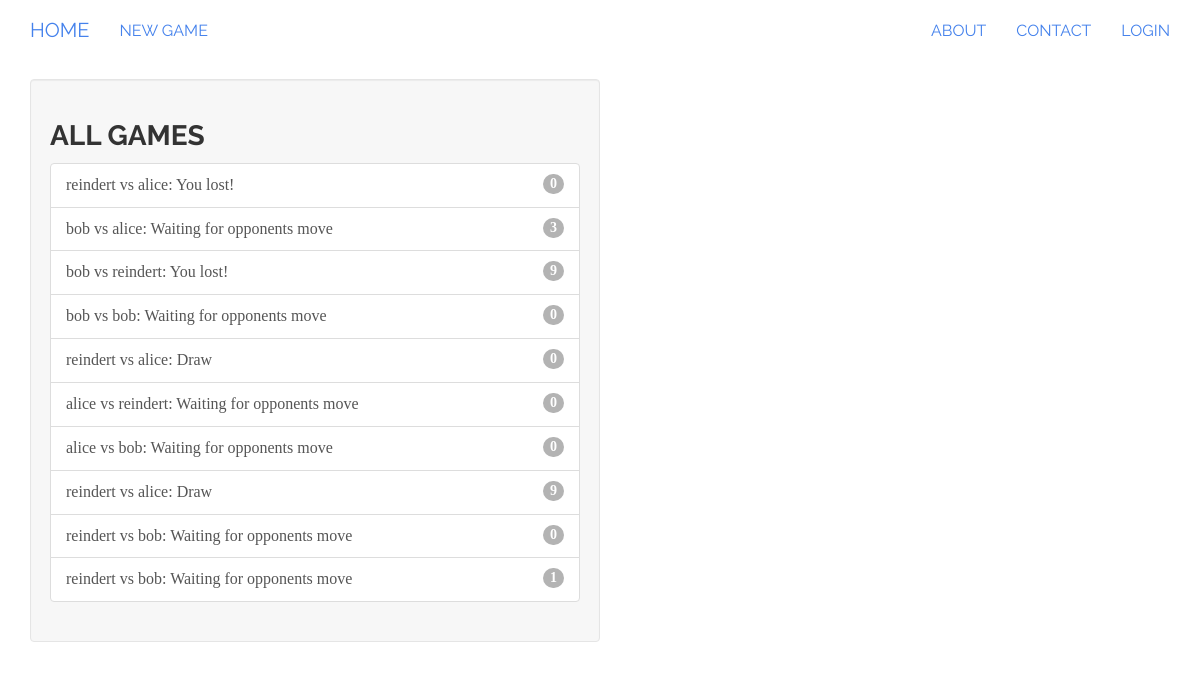
The app's page /tictactoe/game/all with its own data.
### tictactoe/models.py (models this page shows, shortened)
class Game(models.Model):
    first_player = models.ForeignKey(User, related_name="games_first_player")
    second_player = models.ForeignKey(User, related_name="games_second_player")
    next_to_move = models.ForeignKey(User, related_name="games_to_move")
    start_time = models.DateTimeField(auto_now_add=True)
    last_active = models.DateTimeField(auto_now=True)
    status = models.CharField(max_length=1, default='A',
                              choices=GAME_STATUS_CHOICES)
    objects = GamesManager()
    def get_absolute_url(self):
        return reverse('tictactoe_game_detail', args=[self.id])
    def __str__(self):
        return "{0} vs {1}".format(self.first_player, self.second_player)

### tictactoe/views.py (the view)
class AllGamesList(ListView):
    model = Game

### tictactoe/templates/tictactoe/game_list.html
{% extends 'base.html' %}
{% block content %}
    <div class="well col-sm-6">
        {% include "tictactoe/game_list_snippet.html" with header="All games" games_list=object_list %}
    </div>
{% endblock content %}

### tictactoe/templates/tictactoe/game_list_snippet.html
<h3 class="panel-header">{{ header }}</h3>
<div class="list-group" >
    {% for game in games_list %}
        <a class="list-group-item" href="{{ game.get_absolute_url }}">
            {{ game }}:
            {% if game.status == "A" %}
                {% if game.next_to_move == user %}Your turn{% else %}Waiting for opponents move{% endif %}
            {% elif game.status == "D" %}
                Draw
            {% elif game.status == "F" and user == game.first_player %}
                You won!
            {% elif game.status == "S" and user == game.second_player %}
                You won!
            {% else %}
                You lost!
            {% endif %}
            <span class="badge">{{ game.move_set.count }}</span></a>
    {% empty %}
        <span class="list-group-item">No games available.</span>
    {% endfor %}
</div>

### records on screen
Game: first_player+second_player "reindert vs alice", status "You lost!", move_set.count "0"
Game: first_player+second_player "bob vs alice", status "Waiting for opponents move", move_set.count "3"
Game: first_player+second_player "bob vs reindert", status "You lost!", move_set.count "9"
Game: first_player+second_player "bob vs bob", status "Waiting for opponents move", move_set.count "0"
Game: first_player+second_player "reindert vs alice", status "Draw", move_set.count "0"
Game: first_player+second_player "alice vs reindert", status "Waiting for opponents move", move_set.count "0"
Game: first_player+second_player "alice vs bob", status "Waiting for opponents move", move_set.count "0"
Game: first_player+second_player "reindert vs alice", status "Draw", move_set.count "9"
Game: first_player+second_player "reindert vs bob", status "Waiting for opponents move", move_set.count "0"
Game: first_player+second_player "reindert vs bob", status "Waiting for opponents move", move_set.count "1"

### other values on screen
{{ header }} "ALL GAMES"
